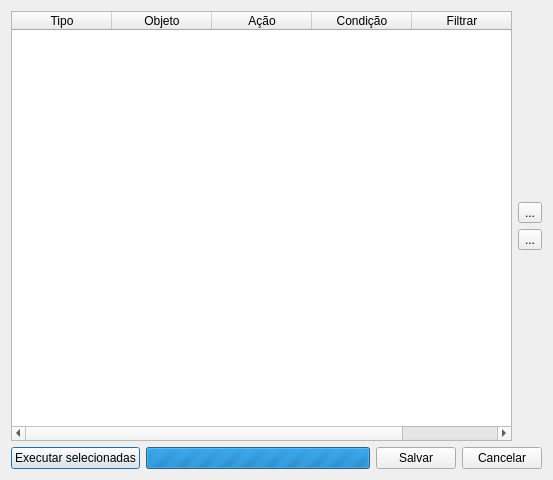
<ui version="4.0" >
 <class>ArchivingRulesDialogForm</class>
 <widget class="QDialog" name="ArchivingRulesDialogForm" >
  <property name="geometry" >
   <rect>
    <x>0</x>
    <y>0</y>
    <width>553</width>
    <height>480</height>
   </rect>
  </property>
  <property name="minimumSize" >
   <size>
    <width>480</width>
    <height>480</height>
   </size>
  </property>
  <property name="windowTitle" >
   <string>Regras de arquivamento</string>
  </property>
  <property name="windowIcon" >
   <iconset resource="icons.qrc" >:/global/icons/excluir.png</iconset>
  </property>
  <layout class="QVBoxLayout" >
   <item>
    <layout class="QHBoxLayout" >
     <item>
      <widget class="QTableWidget" name="archivingItemsTbl" >
       <property name="editTriggers" >
        <set>QAbstractItemView::NoEditTriggers</set>
       </property>
       <property name="selectionBehavior" >
        <enum>QAbstractItemView::SelectRows</enum>
       </property>
       <column>
        <property name="text" >
         <string>Tipo</string>
        </property>
       </column>
       <column>
        <property name="text" >
         <string>Objeto</string>
        </property>
       </column>
       <column>
        <property name="text" >
         <string>Ação</string>
        </property>
       </column>
       <column>
        <property name="text" >
         <string>Condição</string>
        </property>
       </column>
       <column>
        <property name="text" >
         <string>Filtrar</string>
        </property>
       </column>
      </widget>
     </item>
     <item>
      <layout class="QVBoxLayout" >
       <item>
        <spacer>
         <property name="orientation" >
          <enum>Qt::Vertical</enum>
         </property>
         <property name="sizeHint" >
          <size>
           <width>20</width>
           <height>40</height>
          </size>
         </property>
        </spacer>
       </item>
       <item>
        <widget class="QToolButton" name="addItemBtn" >
         <property name="text" >
          <string>...</string>
         </property>
         <property name="icon" >
          <iconset resource="icons.qrc" >:/global/icons/add.png</iconset>
         </property>
        </widget>
       </item>
       <item>
        <widget class="QToolButton" name="deleteItemBtn" >
         <property name="text" >
          <string>...</string>
         </property>
         <property name="icon" >
          <iconset resource="icons.qrc" >:/global/icons/remove.png</iconset>
         </property>
        </widget>
       </item>
       <item>
        <spacer>
         <property name="orientation" >
          <enum>Qt::Vertical</enum>
         </property>
         <property name="sizeHint" >
          <size>
           <width>20</width>
           <height>40</height>
          </size>
         </property>
        </spacer>
       </item>
      </layout>
     </item>
    </layout>
   </item>
   <item>
    <layout class="QHBoxLayout" >
     <item>
      <widget class="QPushButton" name="executeBtn" >
       <property name="text" >
        <string>Executar selecionadas</string>
       </property>
       <property name="icon" >
        <iconset resource="icons.qrc" >:/data/icons/wizard.png</iconset>
       </property>
      </widget>
     </item>
     <item>
      <spacer>
       <property name="orientation" >
        <enum>Qt::Horizontal</enum>
       </property>
       <property name="sizeHint" >
        <size>
         <width>0</width>
         <height>20</height>
        </size>
       </property>
      </spacer>
     </item>
     <item>
      <widget class="QProgressBar" name="progressBar" >
       <property name="sizePolicy" >
        <sizepolicy vsizetype="Fixed" hsizetype="Expanding" >
         <horstretch>10</horstretch>
         <verstretch>0</verstretch>
        </sizepolicy>
       </property>
       <property name="maximum" >
        <number>0</number>
       </property>
       <property name="value" >
        <number>-1</number>
       </property>
       <property name="alignment" >
        <set>Qt::AlignLeading|Qt::AlignLeft|Qt::AlignVCenter</set>
       </property>
      </widget>
     </item>
     <item>
      <widget class="QPushButton" name="saveBtn" >
       <property name="toolTip" >
        <string>&lt;html>&lt;head>&lt;meta name="qrichtext" content="1" />&lt;style type="text/css">
p, li { white-space: pre-wrap; }
&lt;/style>&lt;/head>&lt;body style=" font-family:'MS Shell Dlg 2'; font-size:8.25pt; font-weight:400; font-style:normal;">
&lt;p style=" margin-top:0px; margin-bottom:0px; margin-left:0px; margin-right:0px; -qt-block-indent:0; text-indent:0px;">Salvar alterações&lt;/p>&lt;/body>&lt;/html></string>
       </property>
       <property name="text" >
        <string>Salvar</string>
       </property>
       <property name="icon" >
        <iconset resource="icons.qrc" >:/global/icons/ok.png</iconset>
       </property>
      </widget>
     </item>
     <item>
      <widget class="QPushButton" name="cancelBtn" >
       <property name="toolTip" >
        <string>&lt;html>&lt;head>&lt;meta name="qrichtext" content="1" />&lt;style type="text/css">
p, li { white-space: pre-wrap; }
&lt;/style>&lt;/head>&lt;body style=" font-family:'MS Shell Dlg 2'; font-size:8.25pt; font-weight:400; font-style:normal;">
&lt;p style=" margin-top:0px; margin-bottom:0px; margin-left:0px; margin-right:0px; -qt-block-indent:0; text-indent:0px; font-size:8pt;">Cancelar alterações&lt;/p>&lt;/body>&lt;/html></string>
       </property>
       <property name="text" >
        <string>Cancelar</string>
       </property>
       <property name="icon" >
        <iconset resource="icons.qrc" >:/global/icons/cancel.png</iconset>
       </property>
      </widget>
     </item>
    </layout>
   </item>
  </layout>
 </widget>
 <resources>
  <include location="icons.qrc" />
 </resources>
 <connections/>
</ui>
